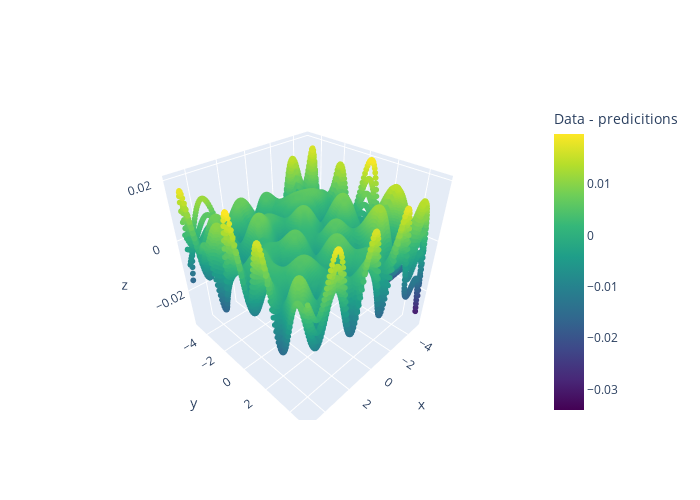

The cell this chart's notebook holds for it:
### Code cell
import plotly.graph_objects as go

predictions = model(torch.cat((torch.Tensor(X).reshape(-1, 1), torch.Tensor(Y).reshape(-1, 1)), axis=1)).detach().numpy().reshape(-1)
trace1 = go.Scatter3d(
    x=X.reshape(-1),
    y=Y.reshape(-1),
    z=Z.reshape(-1) - predictions,
    mode='markers',
    marker=dict(
        size=2,
        color=Z.reshape(-1) - predictions,
        colorscale='Viridis',
        colorbar=dict(title='Data - predicitions'),
    ),
    name='Model'
)
fig = go.Figure(data=[trace1], layout=dict(width=700, height=500))
fig.show()

### Figure 1 — Plotly figure (JSON) as saved in the notebook; plotly's stock layout.template omitted (floating-point values rounded to 4 significant figures; data arrays with more than 128 entries replaced by an {"elided": "..."} marker saying what was removed)
{"data": [{"marker": {"color": {"elided": "22500 float values"}, "colorbar": {"title": {"text": "Data - predicitions"}}, "colorscale": [[0, "#440154"], [0.1111, "#482878"], [0.2222, "#3e4989"], [0.3333, "#31688e"], [0.4444, "#26828e"], [0.5556, "#1f9e89"], [0.6667, "#35b779"], [0.7778, "#6ece58"], [0.8889, "#b5de2b"], [1, "#fde725"]], "size": 2}, "mode": "markers", "name": "Model", "type": "scatter3d", "x": {"elided": "22500 float values"}, "y": {"elided": "22500 float values"}, "z": {"elided": "22500 float values"}}], "layout": {"height": 500, "width": 700}}
